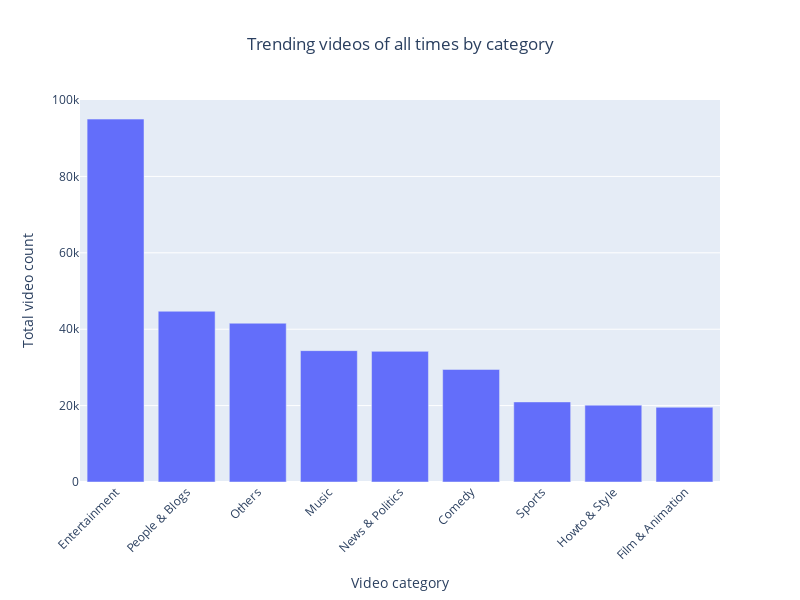

Here is the notebook cell this chart was saved with:
### Code cell
fig=px.bar(x=trending_rank['top_8'], 
           y=trending_rank['videos_count'],
           title = 'Trending videos of all times by category',
           labels = ({'x':'Video category', 'y':'Total video count'}),
           height =600,
           width=800)
fig.update_xaxes(tickangle=-45)
fig.update_layout(title_x=0.5)

### Figure 1 — Plotly figure (JSON) as saved in the notebook; plotly's stock layout.template omitted (floating-point values rounded to 4 significant figures)
{"data": [{"alignmentgroup": "True", "hovertemplate": "Video category=%{x}<br>Total video count=%{y}<extra></extra>", "legendgroup": "", "marker": {"color": "#636efa"}, "name": "", "offsetgroup": "", "orientation": "v", "showlegend": false, "textposition": "auto", "type": "bar", "x": ["Entertainment", "People & Blogs", "Others", "Music", "News & Politics", "Comedy", "Sports", "Howto & Style", "Film & Animation"], "xaxis": "x", "y": [95008, 44700, 41568, 34390, 34202, 29470, 20966, 20124, 19562], "yaxis": "y"}], "layout": {"barmode": "relative", "height": 600, "legend": {"tracegroupgap": 0}, "title": {"text": "Trending videos of all times by category", "x": 0.5}, "width": 800, "xaxis": {"anchor": "y", "domain": [0, 1], "tickangle": -45, "title": {"text": "Video category"}}, "yaxis": {"anchor": "x", "domain": [0, 1], "title": {"text": "Total video count"}}}}
